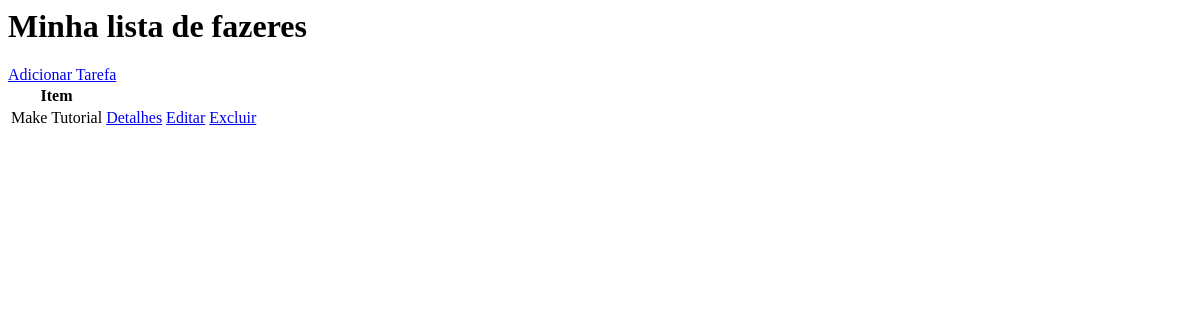
Before: / with the older database file.
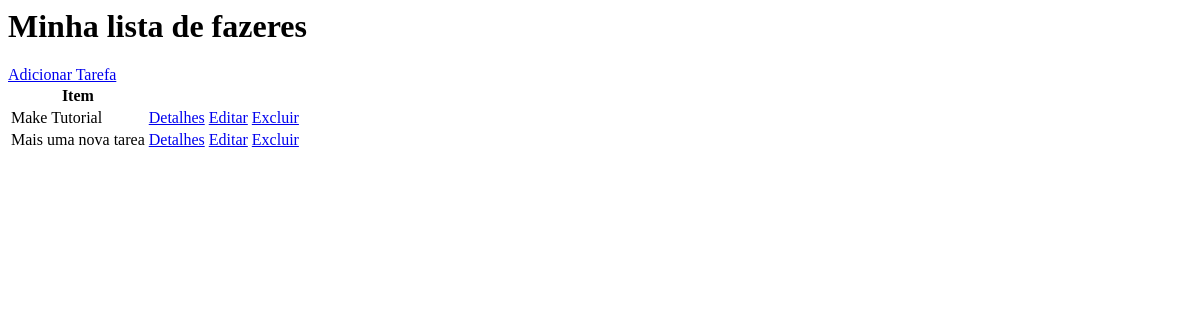
After: the same page with the newer database file.
### base/models.py (models this page shows, shortened)
class Task(models.Model):
    user = models.ForeignKey(User, on_delete=models.CASCADE, null=True, blank=True)
    title = models.CharField(max_length=200)
    description = models.TextField(null=True, blank=True)
    complete = models.BooleanField(default=False)
    created = models.DateTimeField(auto_now_add=True)
    class Meta():
        ordering = ['complete']

### base/views.py (the view)
# urls.py: path('', TaskList.as_view(), name='tasks'),
class TaskList(ListView):
    model = Task
    context_object_name = 'tasks'

### base/templates/base/task_list.html
<h1>Minha lista de fazeres</h1>
<a href="{% url 'task-create' %}">Adicionar Tarefa</a>
<table>
    <tr>
        <th>Item</th>
        <th></th>
    </tr>
    {% for task in tasks %}
    <tr>
        <td>{{task.title}}</td>
        <td><a href="{% url 'task' task.id %}">Detalhes</a></td>
        <td><a href="{% url 'task-update' task.id %}">Editar</a></td>
        <td><a href="{% url 'task-delete' task.id %}">Excluir</a></td>
    </tr>
    {% empty %}
        <h3>Nenhum item na lista</h3>
    {% endfor %}
</table>

Changed rows visible on the page:
added Task: title "Mais uma nova tarea"
